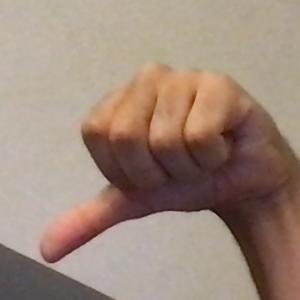
#> input picture src/KPW4.jpg, 300 x 300 px
$ python -i picture.py   (imports and definitions only)
#> lines starting #> are read from the running program, lines starting #| are printed output that depends on the picture
from PIL import ImageTk, Image
import numpy as np
import cv2 as cv
from matplotlib import pyplot as plt

class Picture():

    def __init__(self, data):
        self.__data = data
        self.__height = len(data)
        self.__grayImage = []
        self.__grayData = []

        if self.__height == 0:
            self.__width = 0
        else:
            self.__width = len(data[0])

        self.__image = None
        self.__side = 300

    def imageSegmentation(self):

        gray = cv.cvtColor(self.__data.astype("uint8"), cv.COLOR_RGB2GRAY)
        gray = cv.GaussianBlur(gray, (3,3), 0, 0, cv.BORDER_DEFAULT)

        dft = cv.dft(np.float32(gray),flags = cv.DFT_COMPLEX_OUTPUT)

        dft_shift = np.fft.fftshift(dft)
        #dft_shift = cv2.GaussianBlur(dft_shift, (3, 1), 7)


        magnitude_spectrum = 20*np.log(cv.magnitude(dft_shift[:,:,0],dft_shift[:,:,1]))


        rows, cols = gray.shape
        crow,ccol = int(rows/2) , int(cols/2)
        # create a mask first, center square is 1, remaining all zeros
        mask = np.zeros((rows,cols,2),np.uint8)

        r_out = 180
        r_in = 25

        x, y = np.ogrid[:rows, :cols]
        mask_area = np.logical_and(((x - crow) ** 2 + (y - ccol) ** 2 >= r_in ** 2), ((x - crow) ** 2 + (y - ccol) ** 2 <= r_out ** 2))
        mask[mask_area] = 1
        #


        # apply mask and inverse DFT
        fshift = dft_shift*mask

        fshift_mask_mag = 20*np.log(cv.magnitude(fshift[:,:,0],fshift[:,:,1]))

        f_ishift = np.fft.ifftshift(fshift)
        img_back = cv.idft(f_ishift,flags = cv.DFT_COMPLEX_OUTPUT)
        img_back = cv.magnitude(img_back[:,:,0],img_back[:,:,1])

        return self.__convertTo255(img_back)

    def __convertTo255(self, img, magnitude=1e6):

        maxi = -1

        len_x = len(img)
        len_y = len(img[0])

        for i in range(len_x):
            for j in range(len_y):
                if maxi == -1:
                    maxi = img[i][j]
                maxi = max(maxi, img[i][j])

        mini = magnitude
        maxi = maxi - mini
        for i in range(len_x):
            for j in range(len_y):
                img[i][j] = max(img[i][j] - mini,0)
                img[i][j] = min(((img[i][j]/maxi) * 255),255)

        return img.astype("uint8")

    # [112 lines left out: functions drawSquare, mirror, paint, toImage, image, focus and 1 more, not called in this run]

>>> import cv2
>>> picture = cv2.cvtColor(cv2.imread('../../KPW4.jpg'), cv2.COLOR_BGR2RGB)
>>> result = Picture(picture).imageSegmentation()
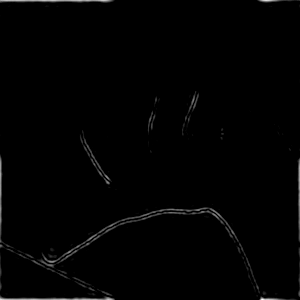
#> result: shape (300, 300); min 0, max 255, mean 2.4
